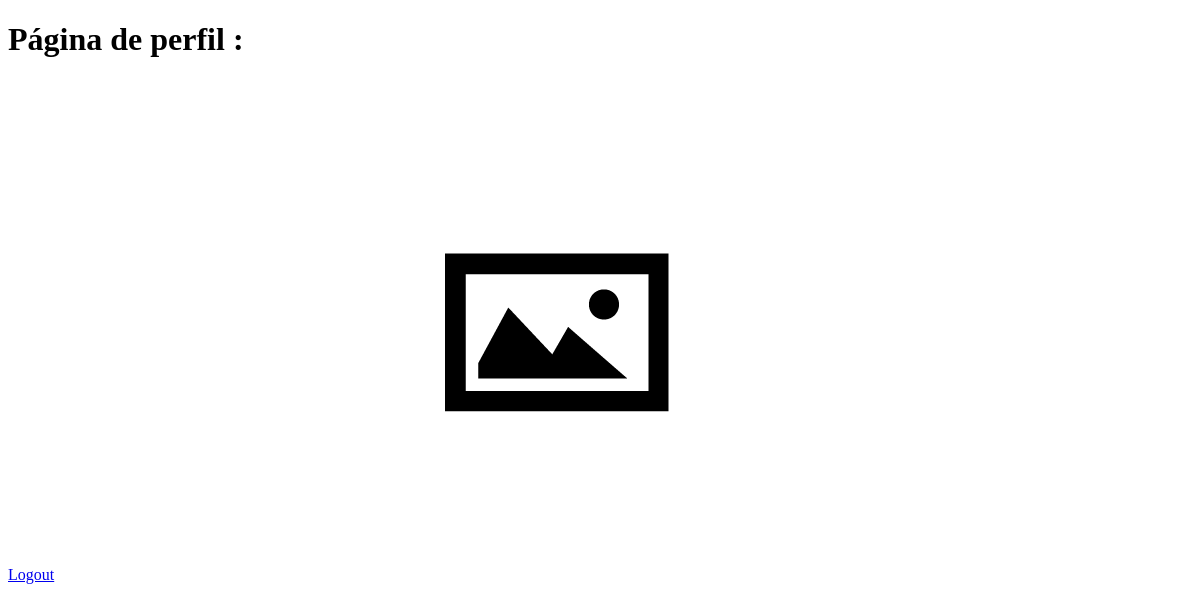
The app's page /perfil/3 (signed in), older data.
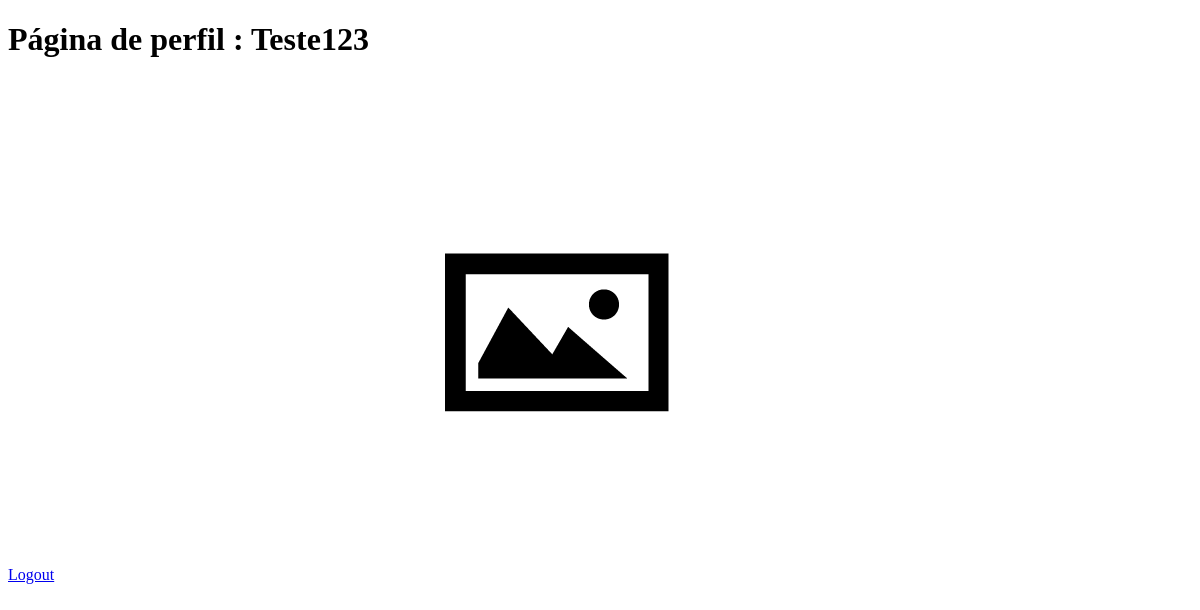
The same page, newer data.
### fakepinterest/models.py (models this page shows)
class Usuario(database.Model, UserMixin):
    id = database.Column(database.Integer, primary_key=True)
    username = database.Column(database.String, nullable=False)
    email = database.Column(database.String, nullable=False, unique=True)
    senha = database.Column(database.String, nullable=False)
    fotos = database.relationship("Foto", backref="usuario", lazy=True)

### fakepinterest/routes.py (the view)
@app.route("/perfil/<id_usuario>", methods=["GET","POST"])
@login_required
def perfil(id_usuario):
    if int(id_usuario) == int(current_user.id):
        '''
       form_foto = FormFoto()
        if form_foto.validate_on_submit():
            arquivo = form_foto.foto.data
            nome_seguro = secure_filename(arquivo.filename)
        # Salvar o arquivo na pasta fotos_post

        caminho_projeto = os.path.abspath(os.path.dirname(__file__))
        caminho = os.join(caminho_projeto, app.config["UPLOAD_FOLDER"], nome_seguro)
        arquivo.save(caminho)


        # registrar esse arquivo no banco de dados.

        foto = Foto(imagem=nome_seguro, id_usuario=current_user.id)
        database.session.add(foto)
        database.session.commit()
        '''
        return render_template("perfil.html", usuario=current_user)
    else:
        usuario = Usuario.query.get(int(id_usuario))
        return render_template("perfil.html", usuario=usuario, form=None)

### fakepinterest/models.py (called while the page is built)
@login_manager.user_loader
def load_usuario(id_usuario):
    return Usuario.query.get(int(id_usuario))

### fakepinterest/templates/perfil.html (shortened to what this page needs)
{% extends "homepage.html" %}
{% block body %}
<body>
<h1>Página de perfil : {{ usuario.username }}</h1>
<a href="{{ url_for('logout') }}">Logout</a>
<img src="{{ url_for('static',filename='fotos_posts/default.png')}}">
</body>
{% endblock %}

### fakepinterest/templates/homepage.html (shortened to what this page needs)
<!DOCTYPE html>
<html lang="pt_br">
<head>
</head>
<body>
{% block body%}{% endblock %}
</html>

Row changes from the older to the newer data that the page shows:
added Usuario: username "Teste123"
